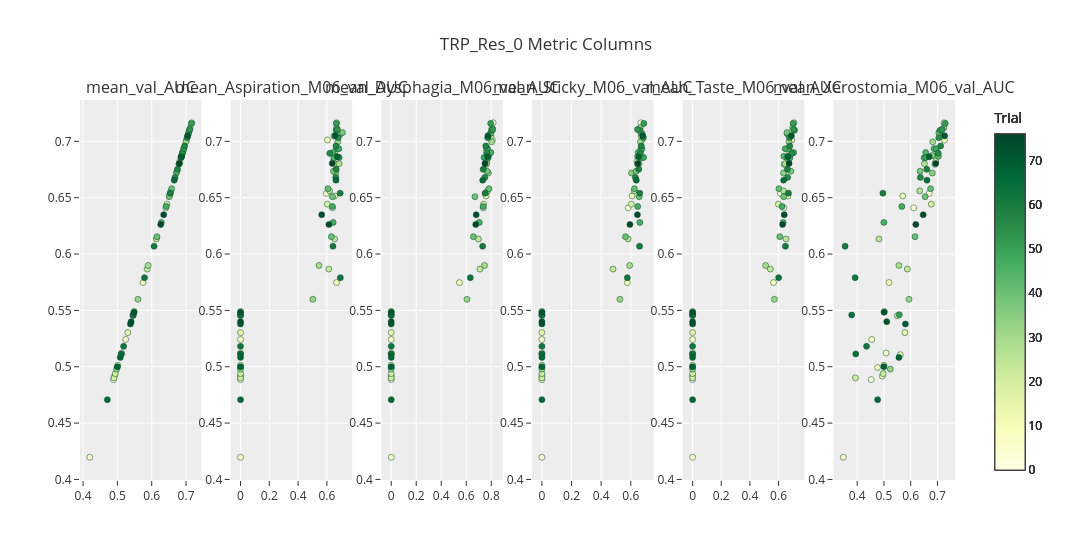

The cell this chart's notebook holds for it:
### Code cell
plot_hyperparameter_results(df, metric_columns, "mean_val_AUC", "Metric Columns")
